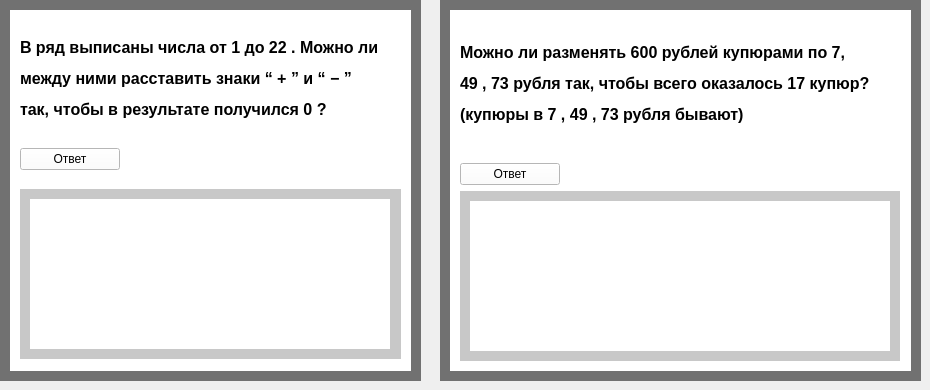
      <widget class="QWidget" name="tab_14">
       <attribute name="title">
        <string>Теория чисел</string>
       </attribute>
       <widget class="QWidget" name="widget_93" native="true">
        <property name="geometry">
         <rect>
          <x>0</x>
          <y>0</y>
          <width>421</width>
          <height>381</height>
         </rect>
        </property>
        <property name="styleSheet">
         <string notr="true">background-color: rgb(0, 0, 0);
background-color: rgb(113, 113, 113);</string>
        </property>
        <widget class="QWidget" name="widget_94" native="true">
         <property name="geometry">
          <rect>
           <x>10</x>
           <y>10</y>
           <width>401</width>
           <height>361</height>
          </rect>
         </property>
         <property name="styleSheet">
          <string notr="true">background-color: rgb(255, 255, 255);</string>
         </property>
         <widget class="QWidget" name="verticalLayoutWidget_49">
          <property name="geometry">
           <rect>
            <x>0</x>
            <y>0</y>
            <width>401</width>
            <height>371</height>
           </rect>
          </property>
          <layout class="QVBoxLayout" name="verticalLayout_69">
           <property name="spacing">
            <number>0</number>
           </property>
           <property name="leftMargin">
            <number>10</number>
           </property>
           <property name="topMargin">
            <number>0</number>
           </property>
           <property name="rightMargin">
            <number>10</number>
           </property>
           <item>
            <widget class="QLabel" name="label_78">
             <property name="minimumSize">
              <size>
               <width>100</width>
               <height>0</height>
              </size>
             </property>
             <property name="maximumSize">
              <size>
               <width>16777215</width>
               <height>100</height>
              </size>
             </property>
             <property name="styleSheet">
              <string notr="true">background-color: rgb(255, 255, 255);</string>
             </property>
             <property name="text">
              <string>&lt;html&gt;&lt;head/&gt;&lt;body&gt;&lt;p&gt;&lt;span style=&quot; font-size:12pt; font-weight:600;&quot;&gt;В ряд выписаны числа от 1 до 22 . Можно ли &lt;/span&gt;&lt;/p&gt;&lt;p&gt;&lt;span style=&quot; font-size:12pt; font-weight:600;&quot;&gt;между ними расставить знаки “ + ” и “ − ” &lt;/span&gt;&lt;/p&gt;&lt;p&gt;&lt;span style=&quot; font-size:12pt; font-weight:600;&quot;&gt;так, чтобы в результате получился 0 ?&lt;/span&gt;&lt;/p&gt;&lt;/body&gt;&lt;/html&gt;</string>
             </property>
            </widget>
           </item>
           <item>
            <widget class="QPushButton" name="pushButton_31">
             <property name="minimumSize">
              <size>
               <width>100</width>
               <height>0</height>
              </size>
             </property>
             <property name="maximumSize">
              <size>
               <width>100</width>
               <height>16777215</height>
              </size>
             </property>
             <property name="text">
              <string>Ответ</string>
             </property>
            </widget>
           </item>
           <item>
            <widget class="QWidget" name="widget_77" native="true">
             <property name="minimumSize">
              <size>
               <width>0</width>
               <height>170</height>
              </size>
             </property>
             <property name="maximumSize">
              <size>
               <width>400</width>
               <height>170</height>
              </size>
             </property>
             <property name="styleSheet">
              <string notr="true">background-color: rgb(200, 200, 200);</string>
             </property>
             <widget class="QLabel" name="label_56">
              <property name="geometry">
               <rect>
                <x>10</x>
                <y>10</y>
                <width>360</width>
                <height>150</height>
               </rect>
              </property>
              <property name="minimumSize">
               <size>
                <width>360</width>
                <height>150</height>
               </size>
              </property>
              <property name="maximumSize">
               <size>
                <width>360</width>
                <height>100</height>
               </size>
              </property>
              <property name="styleSheet">
               <string notr="true">background-color: rgb(255, 255, 255);</string>
              </property>
              <property name="text">
               <string/>
              </property>
             </widget>
            </widget>
           </item>
          </layout>
         </widget>
        </widget>
       </widget>
       <widget class="QWidget" name="widget_96" native="true">
        <property name="geometry">
         <rect>
          <x>440</x>
          <y>0</y>
          <width>481</width>
          <height>381</height>
         </rect>
        </property>
        <property name="styleSheet">
         <string notr="true">background-color: rgb(0, 0, 0);
background-color: rgb(113, 113, 113);</string>
        </property>
        <widget class="QWidget" name="widget_97" native="true">
         <property name="geometry">
          <rect>
           <x>10</x>
           <y>10</y>
           <width>461</width>
           <height>361</height>
          </rect>
         </property>
         <property name="styleSheet">
          <string notr="true">background-color: rgb(255, 255, 255);</string>
         </property>
         <widget class="QWidget" name="verticalLayoutWidget_50">
          <property name="geometry">
           <rect>
            <x>10</x>
            <y>0</y>
            <width>441</width>
            <height>351</height>
           </rect>
          </property>
          <layout class="QVBoxLayout" name="verticalLayout_71">
           <item>
            <layout class="QHBoxLayout" name="horizontalLayout_40">
             <property name="spacing">
              <number>50</number>
             </property>
             <item>
              <widget class="QLabel" name="label_80">
               <property name="minimumSize">
                <size>
                 <width>180</width>
                 <height>0</height>
                </size>
               </property>
               <property name="maximumSize">
                <size>
                 <width>16777215</width>
                 <height>16777215</height>
                </size>
               </property>
               <property name="styleSheet">
                <string notr="true">background-color: rgb(255, 255, 255);</string>
               </property>
               <property name="text">
                <string>&lt;html&gt;&lt;head/&gt;&lt;body&gt;&lt;p&gt;&lt;span style=&quot; font-size:12pt; font-weight:600;&quot;&gt;Можно ли разменять 600 рублей купюрами по 7, &lt;/span&gt;&lt;/p&gt;&lt;p&gt;&lt;span style=&quot; font-size:12pt; font-weight:600;&quot;&gt;49 , 73 рубля так, чтобы всего оказалось 17 купюр? &lt;/span&gt;&lt;/p&gt;&lt;p&gt;&lt;span style=&quot; font-size:12pt; font-weight:600;&quot;&gt;(купюры в 7 , 49 , 73 рубля бывают)&lt;/span&gt;&lt;/p&gt;&lt;/body&gt;&lt;/html&gt;</string>
               </property>
              </widget>
             </item>
            </layout>
           </item>
           <item>
            <widget class="QPushButton" name="pushButton_32">
             <property name="minimumSize">
              <size>
               <width>100</width>
               <height>0</height>
              </size>
             </property>
             <property name="maximumSize">
              <size>
               <width>100</width>
               <height>16777215</height>
              </size>
             </property>
             <property name="text">
              <string>Ответ</string>
             </property>
            </widget>
           </item>
           <item>
            <widget class="QWidget" name="widget_78" native="true">
             <property name="minimumSize">
              <size>
               <width>400</width>
               <height>170</height>
              </size>
             </property>
             <property name="maximumSize">
              <size>
               <width>440</width>
               <height>170</height>
              </size>
             </property>
             <property name="styleSheet">
              <string notr="true">background-color: rgb(200, 200, 200);</string>
             </property>
             <widget class="QLabel" name="label_57">
              <property name="geometry">
               <rect>
                <x>10</x>
                <y>10</y>
                <width>420</width>
                <height>150</height>
               </rect>
              </property>
              <property name="minimumSize">
               <size>
                <width>420</width>
                <height>150</height>
               </size>
              </property>
              <property name="maximumSize">
               <size>
                <width>420</width>
                <height>100</height>
               </size>
              </property>
              <property name="styleSheet">
               <string notr="true">background-color: rgb(255, 255, 255);</string>
              </property>
              <property name="text">
               <string/>
              </property>
             </widget>
            </widget>
           </item>
          </layout>
         </widget>
        </widget>
       </widget>
      </widget>
